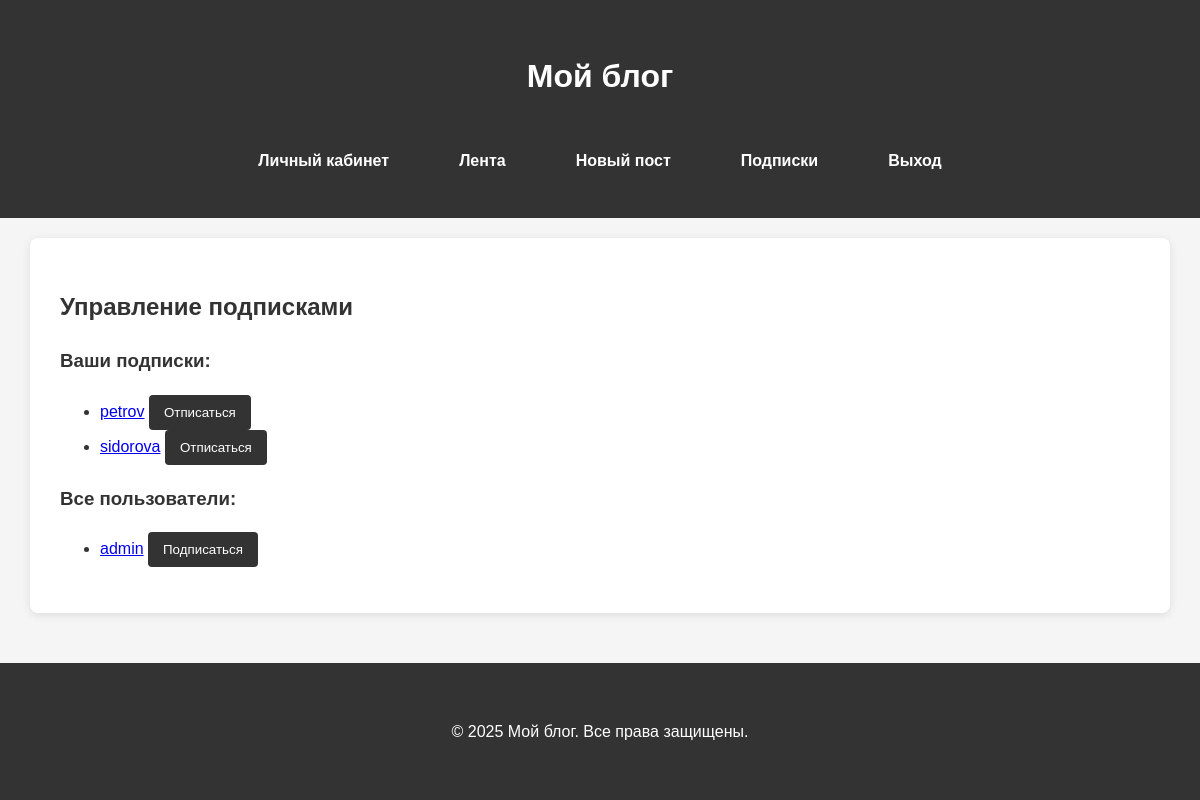
The page /subscriptions.php (signed in) on the database its author committed.
### tables this page shows
CREATE TABLE `users` (
  `id` int(11) NOT NULL,
  `username` varchar(50) NOT NULL,
  `email` varchar(100) NOT NULL,
  `password` varchar(255) NOT NULL,
  `created_at` timestamp NOT NULL DEFAULT current_timestamp()
);

### subscriptions.php (the view, shortened to what this page needs)
<?php
require_once 'includes/functions.php';
$stmt = $pdo->prepare("SELECT id, username FROM users WHERE id != ? ORDER BY username");
$stmt->execute([$_SESSION['user_id']]);
$allUsers = $stmt->fetchAll(PDO::FETCH_ASSOC);
$stmt = $pdo->prepare("
    SELECT u.id, u.username
    FROM users u
    JOIN subscriptions s ON u.id = s.subscribed_to_id
    WHERE s.subscriber_id = ?
    ORDER BY u.username
");
$stmt->execute([$_SESSION['user_id']]);
$subscriptions = $stmt->fetchAll(PDO::FETCH_ASSOC);
$subscriptionIds = array_column($subscriptions, 'id');
require_once 'includes/header.php';
?>
<h2>Управление подписками</h2>
<h3>Ваши подписки:</h3>
<?php if (count($subscriptions) > 0): ?>
    <ul class="subscription-list">
        <?php foreach ($subscriptions as $user): ?>
            <li>
                <a href="profile.php?id=<?php echo $user['id']; ?>"><?php echo htmlspecialchars($user['username']); ?></a>
                <form method="post" style="display: inline;">
                    <button type="submit">Отписаться</button>
                </form>
            </li>
        <?php endforeach; ?>
    </ul>
<?php else: ?>
    <p>Вы пока ни на кого не подписаны.</p>
<?php endif; ?>
<h3>Все пользователи:</h3>
<ul class="user-list">
    <?php foreach ($allUsers as $user): ?>
        <?php if (!in_array($user['id'], $subscriptionIds)): ?>
            <li>
                <a href="profile.php?id=<?php echo $user['id']; ?>"><?php echo htmlspecialchars($user['username']); ?></a>
                <form method="post" style="display: inline;">
                    <button type="submit">Подписаться</button>
                </form>
            </li>
        <?php endif; ?>
    <?php endforeach; ?>
</ul>
<?php require_once 'includes/footer.php'; ?>

### css/style.css (style rules this page uses)
html, body { height: 100%; margin: 0; padding: 0; }
body { display: flex; flex-direction: column; min-height: 100vh; }
body { font-family: Arial, sans-serif; line-height: 1.6; margin: 0; padding: 0; color: #333; background-color: #f5f5f5; }
button { background-color: #333; color: #fff; border: none; padding: 10px 15px; border-radius: 4px; cursor: pointer; }

### rows shown on the page
users: username "petrov"
users: username "sidorova"
users: username "admin"
